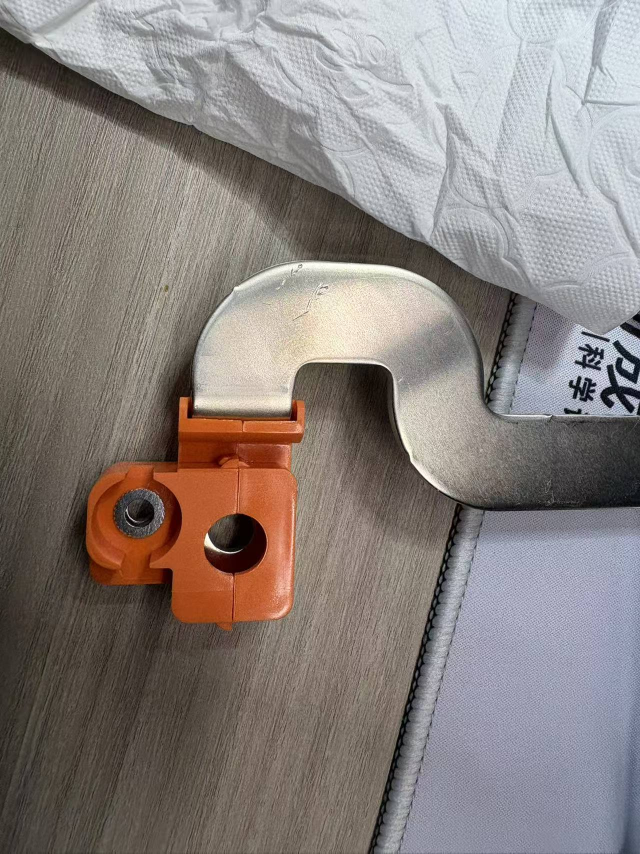
#> input picture projects/metal/samples/0dc4dbe25b5fdcecce647cb3247c22ae.jpg, 1280 x 1707 px, given in place of the camera (shown at 1/2 size)
$ python verify_camera_operators.py
#> lines starting #> are read from the running program, lines starting #| are printed output that depends on the picture; after the words box and inside, x2 and y2 are one past the last pixel; in counts of white or black regions, pixels touching at a corner belong together
"""Run image operators on the same USB camera frames; report errors separately from no detections."""
if __package__ in (None, ''):
    import sys
    from pathlib import Path
    sys.path.insert(0, str(Path(__file__).resolve().parents[2]))

import argparse
from array import array
import json
from pathlib import Path
import sys
from time import perf_counter

import cv2
import numpy as np
from operators import core, vision_ops as vision, measurement_ops as measure
from operators.defect_ops import local_defect_contrast, group_defect_fragments
from operators.fast_stats import compute
from operators.ridge_ops import ridge_response
from operators.feature_ops import create_orb_template, locate_planar_template
from operators.shape_ops import create_shape_template, match_shape
from operators.metrology_ops import measure_line, measure_rectangle


def buffer(image):
    # NumPy 二维图 -> 连续的一维 array('f')，每个像素是 4 字节 float。
    # core.run 的 ctypes 接口要求这种缓冲区。frombytes 是 array 的方法。
    values = array('f')
    values.frombytes(np.ascontiguousarray(image, dtype=np.float32).tobytes())
    return values


# [5 lines left out: function scene_motion_case, not called in this run]


def cases(gray, previous, context=None):
    """Shared preparation is outside timing. Masks come from this camera image."""
    # 这是“算子登记表”的构造函数，不读取摄像头，也不创建显示窗口。
    # gray 为当前帧 float32 灰度图；previous 为上一帧（首帧为 None）；context 用于带出绘图辅助数据。
    h, w = gray.shape
    pixels = buffer(gray)
    mask = gray > .5
    mask_pixels = buffer(mask)
    # 共享输入准备：这里会实际执行动态阈值、区域筛选和 OpenCV 边缘提取。
    # 后面的 lambda 只登记调用，不会立即执行其中的算子。
    candidates = vision.dynamic_threshold(gray, radius=9, offset=.04, backend='native')
    selected = vision.select_regions(candidates, min_area=20)
    edge_map = cv2.Canny(np.rint(gray*255).astype(np.uint8), 40, 100)
    yy, xx = np.nonzero(edge_map)
    points = np.column_stack((xx, yy)).astype(np.float64)
    if len(points) > 256: points = points[np.linspace(0, len(points)-1, 256).astype(int)]
    # Template smoke test: select a textured patch from the SAME frame.
    size = min(96, h//3, w//3)
    patches = [(x, y, gray[y:y+size, x:x+size])
               for y in range(size, h-size, size) for x in range(size, w-size, size)]
    x, y, template = max(patches, key=lambda item: float(item[2].std()))
    start, end = (10., h/2), (w-11., h/2)
    jobs = []
    # 前 10 项统一走 core.run。core._MODES 是“名字 -> C++ mode 数字”的表。
    for name in core._MODES:
        radius, parameter = (32, 2.) if name == 'clahe' else (3, .08)
        if name == 'threshold': parameter = .5
        # lambda 是 Python 的匿名函数。n/r/p 的默认值固定住本轮的参数，
        # 避免循环结束后所有函数都错误地使用最后一轮的 name/radius/parameter。
        # 选 adaptive 时，相当于登记：
        # def operation(): return core.run(pixels, w, h, mode='adaptive', radius=3, parameter=.08)
        jobs.append((name, 'custom C++', lambda n=name, r=radius, p=parameter:
                     core.run(pixels, w, h, mode=n, radius=r, parameter=p)))
    # 其他算子直接登记各模块的函数调用，不全部经过 core.run 的 mode 分支。
    jobs += [
        ('canny', 'custom C++', lambda: core.canny(pixels, w, h, low=.06, high=.18)),
        ('distance_transform', 'custom C++', lambda: core.distance_transform(mask_pixels, w, h)),
        ('signed_distance', 'custom C++', lambda: core.signed_distance(mask_pixels, w, h)),
        ('feather', 'custom C++', lambda: core.feather(mask_pixels, w, h)),
        ('ridge_response', 'custom C++', lambda: ridge_response(gray, backend='native')),
        ('box_stats', 'custom C++', lambda: compute(gray, outer=9, backend='native')),
        ('ring_stats', 'custom C++', lambda: compute(gray, inner=3, outer=12, backend='native')),
        ('dynamic_threshold', 'custom C++ + NumPy', lambda: vision.dynamic_threshold(gray, radius=9, backend='native')),
        ('illumination_correct', 'custom C++ + NumPy', lambda: vision.illumination_correct(gray, radius=31, backend='native')),
        ('local_defect_contrast', 'custom C++', lambda: local_defect_contrast(gray, np.ones(gray.shape, bool), backend='native')),
        ('hysteresis_threshold', 'OpenCV + NumPy', lambda: vision.hysteresis_threshold(gray, .4, .7)),
        ('fill_holes', 'OpenCV + NumPy', lambda: vision.fill_holes(mask, max_area=1000)),
        ('select_regions', 'OpenCV + NumPy', lambda: vision.select_regions(candidates, min_area=20)),
        ('region_features', 'OpenCV + NumPy', lambda: vision.region_features(selected, min_area=20)),
        ('group_defect_fragments', 'OpenCV + NumPy', lambda: group_defect_fragments(selected, min_area=20)),
        ('measure_edges', 'OpenCV + NumPy', lambda: vision.measure_edges(gray, start, end)),
        ('measure_stripes', 'OpenCV + NumPy', lambda: measure.measure_stripes(gray, start, end)),
        ('measure_circle', 'OpenCV + NumPy', lambda: measure.measure_circle(gray, (w/2, h/2), min(w, h)/4, num_rays=64)),
        ('measure_line', 'OpenCV + NumPy', lambda: measure_line(gray, start, end)),
        ('measure_rectangle', 'OpenCV + NumPy', lambda: measure_rectangle(gray, (w/2, h/2), (w/2, h/2))),
        ('fit_line', 'NumPy RANSAC', lambda: vision.fit_line(points)),
        ('fit_circle', 'NumPy RANSAC', lambda: vision.fit_circle(points)),
        scene_motion_case(gray, previous),
        ('match_template', 'OpenCV + NumPy', lambda: vision.match_template(gray, template, max_matches=1)),
    ]
    # 模板对象保存在 models 中；同一次 cases 创建的闭包共享这个字典。
    models = {}
    if context is not None:
        context.update(template=template, template_box=(x, y, size, size), models=models,
                       points=points, start=start, end=end)
    def make_shape():
        models['shape'] = create_shape_template(template, angles=(0.,), scales=(1.,))
        return {'ready': True}
    def find_shape():
        if 'shape' not in models: raise LookupError('Shape template could not be built from this scene')
        return match_shape(gray, models['shape'], roi=(x, y, size, size), candidates_per_pose=8)
    def make_orb():
        models['orb'] = create_orb_template(gray, max_features=500)
        return {'ready': True}
    def find_orb():
        if 'orb' not in models: raise LookupError('ORB template could not be built from this scene')
        return locate_planar_template(gray, models['orb'])
    jobs += [('create_shape_template', 'OpenCV + NumPy', make_shape),
             ('match_shape', 'OpenCV + NumPy', find_shape),
             ('create_orb_template', 'OpenCV + NumPy', make_orb),
             ('locate_planar_template', 'OpenCV + NumPy', find_orb)]
    # 返回元素格式：(名字, 实现方式说明, 待执行函数)。
    # 浏览器只挑当前选中的函数执行；批量验证程序则依次执行全部函数。
    return jobs


# [30 lines left out: functions summarize, preview, not called in this run]


def verify_frames(frames, output, save_previews=False):
    """One warmup frame, then timings. Exceptions never become successful results."""
    records, tiles = {}, []
    if save_previews:
        tile = cv2.resize(frames[-1], (240, 180))
        cv2.rectangle(tile, (0, 0), (240, 24), (0, 0, 0), -1)
        cv2.putText(tile, 'Original camera frame', (5, 16), cv2.FONT_HERSHEY_SIMPLEX, .4, (255, 255, 255), 1)
        tiles.append(tile)
    output.mkdir(parents=True, exist_ok=True)
    previous = None  # 首帧无历史图像；不能把它与自身配准并报告零位移。
    for index, frame in enumerate(frames):
        gray = cv2.cvtColor(frame, cv2.COLOR_BGR2GRAY).astype(np.float32)/255
        original = gray.copy()
        for name, backend, operation in cases(gray, previous):
            record = records.setdefault(name, {'backend': backend, 'samples_ms': [], 'calls': 0, 'errors': [], 'no_detection_calls': 0})
            begin = perf_counter()
            try:
                value = operation()
                elapsed = (perf_counter()-begin)*1000
                if not np.array_equal(gray, original): raise AssertionError('Operator mutated camera input')
                record['last_result'] = summarize(value)
                record['calls'] += 1
                if index > 0: record['samples_ms'].append(elapsed)
                if isinstance(value, dict) and value.get('success') is False:
                    record['no_detection_calls'] += 1
                if index == len(frames)-1 and save_previews:
                    image = preview(value, gray.shape)
                    if image is not None:
                        if not cv2.imwrite(str(output/(name+'.png')), image): raise IOError('Could not write preview')
                        tile = cv2.cvtColor(cv2.resize(image, (240, 180)), cv2.COLOR_GRAY2BGR)
                        cv2.rectangle(tile, (0, 0), (240, 24), (0, 0, 0), -1)
                        cv2.putText(tile, name, (5, 16), cv2.FONT_HERSHEY_SIMPLEX, .4, (255, 255, 255), 1)
                        tiles.append(tile)
            except (ValueError, LookupError) as error:
                record['errors'].append({'frame': index, 'kind': 'scene_or_input_rejected', 'message': str(error)})
            except Exception as error:
                record['errors'].append({'frame': index, 'kind': 'execution_error', 'message': str(error)})
            print(f'frame {index+1}/{len(frames)} {name}: calls={record["calls"]}, errors={len(record["errors"])}', flush=True)
        previous = gray
    for record in records.values():
        record['median_ms'] = float(np.median(record['samples_ms'])) if record['samples_ms'] else None
        record['status'] = 'completed' if not record['errors'] else 'partial_or_rejected'
    if tiles:
        while len(tiles)%4: tiles.append(np.zeros_like(tiles[0]))
        gallery = np.concatenate([np.concatenate(tiles[i:i+4], axis=1) for i in range(0, len(tiles), 4)], axis=0)
        if not cv2.imwrite(str(output/'gallery.png'), gallery): raise IOError('Could not write gallery')
    return records


# [19 lines left out: function check_references, not called in this run]


def main():
    parser = argparse.ArgumentParser(description=__doc__)
    parser.add_argument('--camera', type=int, default=1)
    parser.add_argument('--frames', type=int, default=6, help='Includes one warmup frame')
    parser.add_argument('--width', type=int, default=640)
    parser.add_argument('--height', type=int, default=480)
    parser.add_argument('--output', type=Path, default=Path(__file__).resolve().parents[1]/'output/camera/full_check')
    parser.add_argument('--save-previews', action='store_true', help='Save final-frame processed images and a gallery')
    args = parser.parse_args()
    if args.camera < 0 or args.frames < 2 or min(args.width, args.height) < 96:
        parser.error('camera >=0, frames >=2, dimensions >=96 required')
    cap = cv2.VideoCapture(args.camera, cv2.CAP_AVFOUNDATION if sys.platform == 'darwin' else cv2.CAP_ANY)
    frames = []
    try:
        if not cap.isOpened(): raise RuntimeError('Camera cannot open: check index, permission and other camera apps')
        cap.set(cv2.CAP_PROP_FRAME_WIDTH, args.width)
        cap.set(cv2.CAP_PROP_FRAME_HEIGHT, args.height)
        for _ in range(args.frames):
            ok, frame = cap.read()
            if not ok or frame is None or min(frame.shape[:2]) < 96: raise RuntimeError('No usable camera frame')
            frames.append(frame)
#> this loop made 6 passes
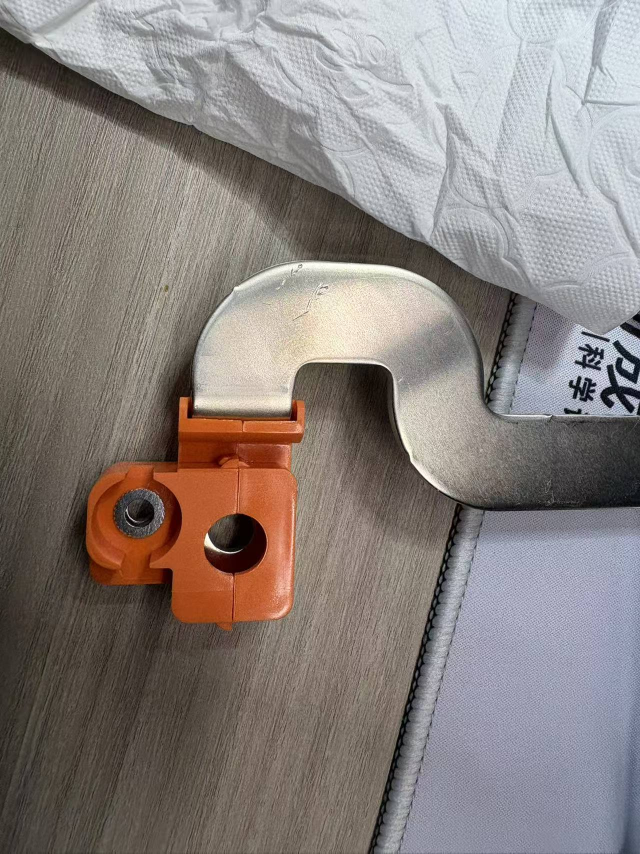
#> input picture projects/metal/samples/0dc4dbe25b5fdcecce647cb3247c22ae.jpg, 1280 x 1707 px, given in place of the camera (shown at 1/2 size)
#> after the loop, frames = 6 items
    finally:
        cap.release()
    records = verify_frames(frames, args.output, args.save_previews)
#> the loop in verify_frames, `for index, frame in enumerate(frames):` made 1 pass
#> pass 1, in verify_frames, `gray = cv2.cvtColor(frame, cv2.COLOR_BGR2GRAY).astype(np.float32)/255`:
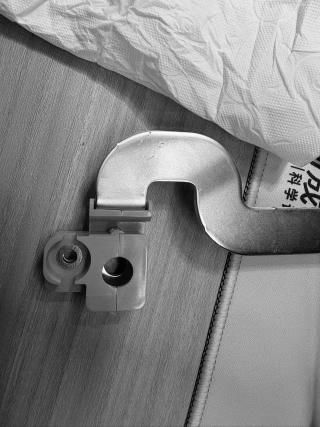
#> gray: shape (1707, 1280) float32 (shown at 1/4 size); min 0, max 1, mean 0.517
#> pass 1, in cases, `mask = gray > .5`:
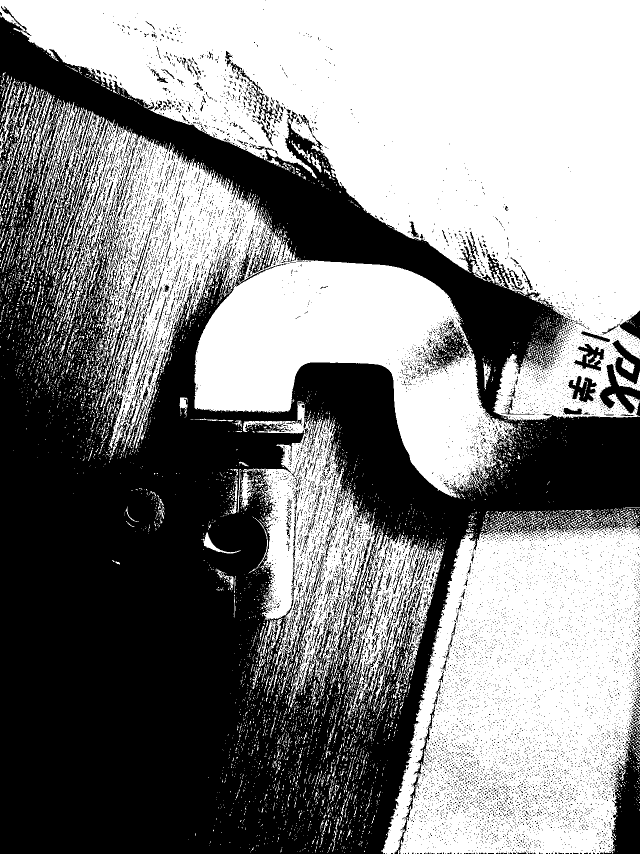
#> mask: shape (1707, 1280) bool (shown at 1/2 size); 52.8% white; 11353 black regions (10829 under 20 px), largest, box (x1, y1, x2, y2) and area: (0, 34, 1280, 1707) 944274, (1223, 1444, 1280, 1707) 9753, (1198, 728, 1280, 827) 2976
#> after the loop in verify_frames, `for index, frame in enumerate(frames):`: tiles = []
    report = {'camera': args.camera, 'frames': len(frames), 'frame_shape': list(frames[0].shape),
              'scope': 'Operator API timing excluding capture, grayscale conversion, shared mask preparation, output validation and file writing; first frame warmup excluded. Not pure kernel timing.',
              'matching_scope': 'Template/ORB/shape match the same frame used to create the template; plumbing smoke test, not tracking or recognition accuracy. Shape: angle=0 scale=1 ROI around source patch. Circle/line/rectangle use central geometric priors, not supplied real targets; 2D fits use sampled scene edges and do not identify a semantic target.',
              'not_camera_validated': 'Stereo/depth/3D/robot/hand-eye/physical metrology require additional valid data or calibration; use their synthetic regression tests.',
              'reference_checks_last_frame': check_references(frames[-1]),
              'operators': records}
    (args.output/'report.json').write_text(json.dumps(report, ensure_ascii=False, indent=2, allow_nan=False)+'\n')
    lines = ['# 相机算子验证结果', '',
             f'相机索引：{args.camera}；实际帧：{report["frame_shape"]}；共 {len(frames)} 帧，第一帧预热不计时。', '',
             '计时包括算子 API 调用，不包括采集、灰度转换、共享输入准备、结果验证和写文件。',
             '模板使用同帧自匹配；形状仅测试角度 0、缩放 1 和源模板附近的 ROI。测量使用近似中心位置，未提供真实目标。',
             '成功调用不等于识别准确；未检出单独记录。拟合点来自场景边缘，长度单位为像素。', '',
             '| 算子 | 实现 | 成功调用 | 未检出 | 拒绝/错误 | 中位耗时 ms |',
             '|---|---|---:|---:|---:|---:|']
    for name, record in records.items():
        timing = f'{record["median_ms"]:.3f}' if record['median_ms'] is not None else '-'
        lines.append(f'| {name} | {record["backend"]} | {record["calls"]} | {record["no_detection_calls"]} | {len(record["errors"])} | {timing} |')
    lines += ['', f'真实帧数值对比：{len(report["reference_checks_last_frame"])} 项通过。均值优化版/朴素版、细线响应 C++/NumPy、方框及环形统计 C++/OpenCV。浮点容差 atol=rtol=2e-5，整数/掩码要求完全一致。', '',
              '双目、深度、三维、机器人、手眼和物理尺寸测量未用本相机验证：需要额外输入或标定。完整信息见 report.json。']
    (args.output/'RESULTS.md').write_text('\n'.join(lines)+'\n', encoding='utf-8')
    print(f'Report: {args.output / "report.json"}', flush=True)
    if any(e['kind'] == 'execution_error' for r in records.values() for e in r['errors']): return 1
    return 0


if __name__ == '__main__':
#> (the run stopped early here; a loop or call above may not have finished)

$ run again, on projects/metal/samples/0f340af86027e885229dd7c6d0211c5a.jpg
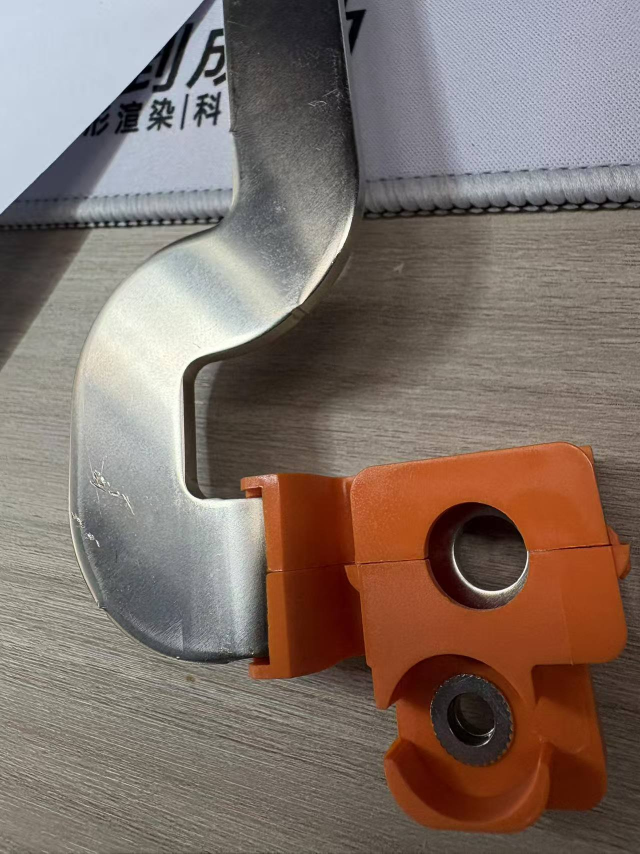
#> input picture projects/metal/samples/0f340af86027e885229dd7c6d0211c5a.jpg, 1280 x 1707 px, given in place of the camera (shown at 1/2 size)
#> the loop in main, `for _ in range(args.frames):` made 6 passes
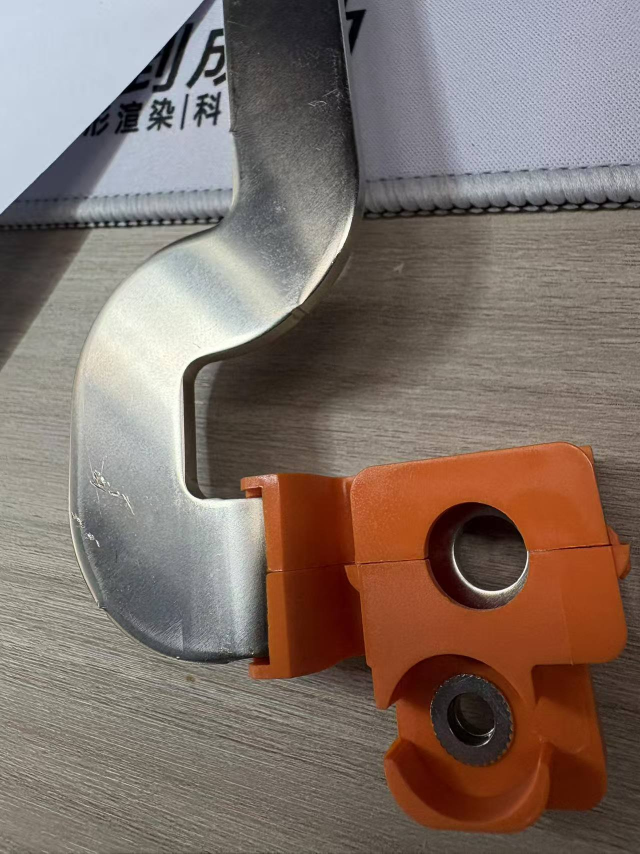
#> input picture projects/metal/samples/0f340af86027e885229dd7c6d0211c5a.jpg, 1280 x 1707 px, given in place of the camera (shown at 1/2 size)
#> after the loop in main, `for _ in range(args.frames):`: frames = 6 items
#> the loop in verify_frames, `for index, frame in enumerate(frames):` made 1 pass
#> pass 1, in verify_frames, `gray = cv2.cvtColor(frame, cv2.COLOR_BGR2GRAY).astype(np.float32)/255`:
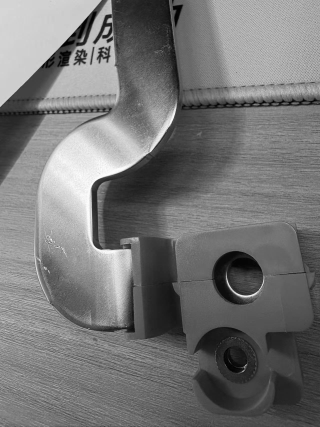
#> gray: shape (1707, 1280) float32 (shown at 1/4 size); min 0, max 1, mean 0.458
#> pass 1, in cases, `mask = gray > .5`:
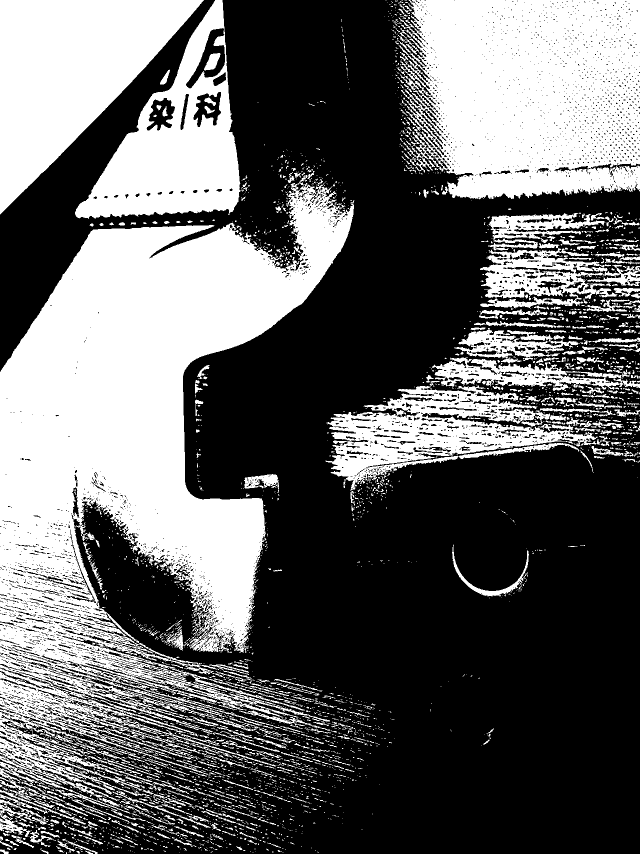
#> mask: shape (1707, 1280) bool (shown at 1/2 size); 39.9% white; 3436 white regions (2826 under 20 px), largest, box (x1, y1, x2, y2) and area: (0, 342, 709, 1627) 397230, (796, 0, 1280, 399) 163126, (0, 0, 408, 429) 90522
#> after the loop in verify_frames, `for index, frame in enumerate(frames):`: tiles = []
